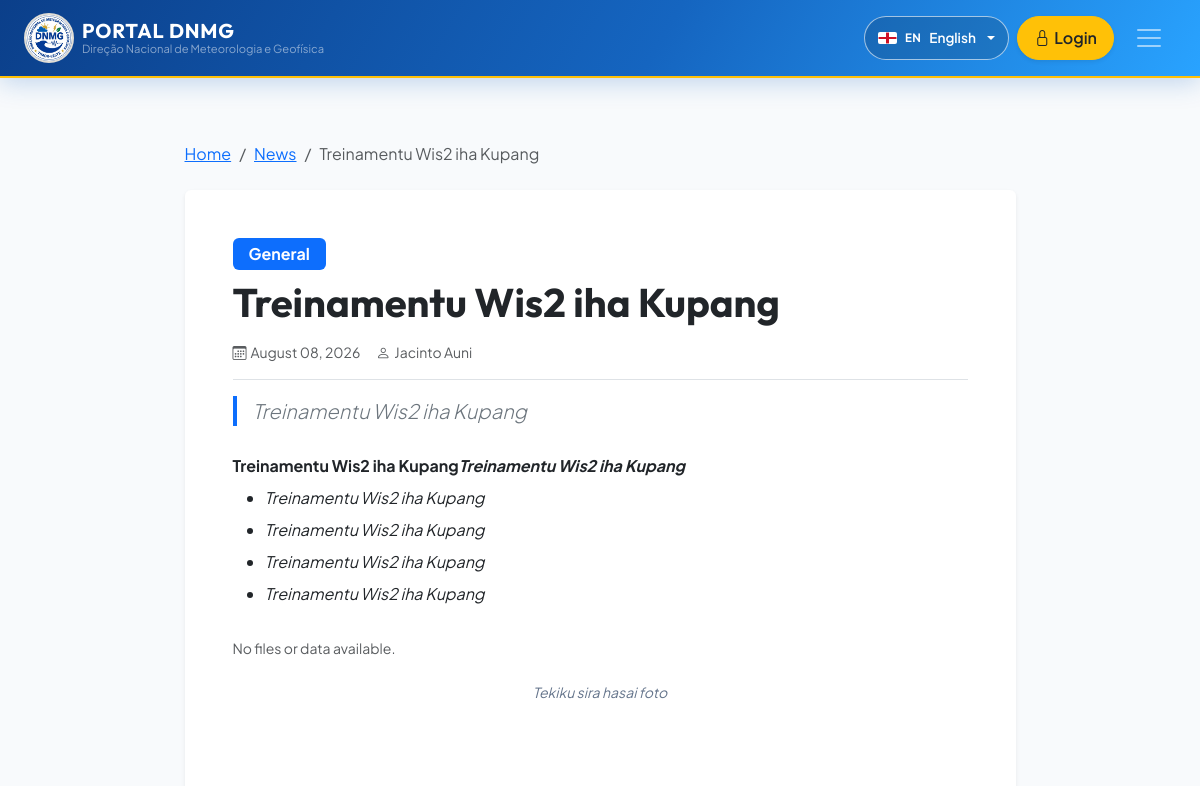
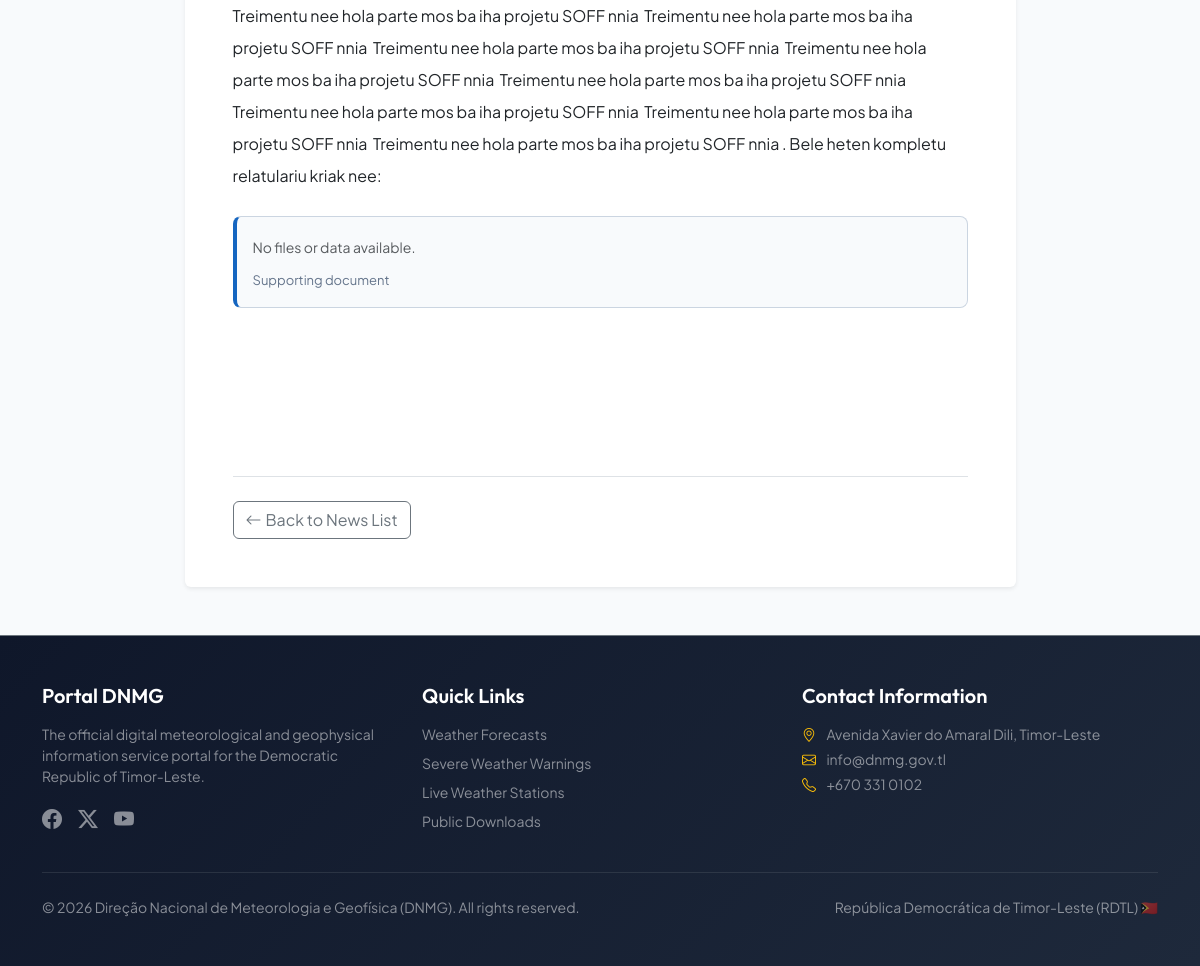
The app's page /en/cms/news/treinamentu-wis2-iha-kupang/ with its own data (2 pictures, top to bottom).
### cms/models.py (models this page shows, shortened)
class NewsArticle(models.Model):
    class Status(models.TextChoices):
        DRAFT = 'DRAFT', _('Draft')
        PUBLISHED = 'PUBLISHED', _('Published')
        ARCHIVED = 'ARCHIVED', _('Archived')
    title = models.CharField(max_length=255, verbose_name=_('Title'))
    slug = models.SlugField(max_length=280, unique=True, blank=True, verbose_name=_('Slug'))
    category = models.ForeignKey(
        Category,
        on_delete=models.SET_NULL,
        null=True,
        blank=True,
        related_name='articles',
        verbose_name=_('Category')
    )
    excerpt = models.TextField(verbose_name=_('Excerpt / Summary'), help_text=_('Short overview displayed in cards and search results.'))
    content = models.TextField(verbose_name=_('Full Article Content'))
    featured_image = models.ImageField(
        upload_to='news/',
        null=True,
        blank=True,
        verbose_name=_('Featured Image')
    )
    status = models.CharField(
        max_length=20,
        choices=Status.choices,
        default=Status.DRAFT,
        verbose_name=_('Publication Status')
    )
    author = models.ForeignKey(
        settings.AUTH_USER_MODEL,
        on_delete=models.SET_NULL,
        null=True,
        blank=True,
        related_name='news_articles',
        verbose_name=_('Author')
    )
    published_at = models.DateTimeField(null=True, blank=True, verbose_name=_('Publication Date'))
    created_at = models.DateTimeField(auto_now_add=True)
    updated_at = models.DateTimeField(auto_now=True)
    class Meta:
        ordering = ['-published_at', '-created_at']
        verbose_name = _('News Article')
        verbose_name_plural = _('News Articles')
        constraints = [
            models.CheckConstraint(
                condition=models.Q(status__in=['DRAFT', 'PUBLISHED', 'ARCHIVED']),
                name='cms_article_status_valid',
            ),
        ]
        indexes = [
            models.Index(fields=['status', '-published_at', '-created_at'], name='cms_article_status_pub_idx'),
        ]

### users/models.py (models this page shows, shortened)
class User(AbstractUser):
    class Role(models.TextChoices):
        SUPER_ADMIN = 'SUPER_ADMIN', _('Super Administrator')
        ADMIN = 'ADMIN', _('Administrator')
        HR_OFFICER = 'HR_OFFICER', _('HR Officer')
        METEOROLOGIST = 'METEOROLOGIST', _('Meteorologist')
        CLIMATE_OFFICER = 'CLIMATE_OFFICER', _('Climate Officer')
        MARINE_OFFICER = 'MARINE_OFFICER', _('Marine Officer')
        SEISMIC_OFFICER = 'SEISMIC_OFFICER', _('Seismic Officer')
        EDITOR = 'EDITOR', _('Editor')
        RESEARCHER = 'RESEARCHER', _('Researcher')
        PUBLIC = 'PUBLIC', _('Public User')
    role = models.CharField(
        max_length=20,
        choices=Role.choices,
        default=Role.PUBLIC,
        verbose_name=_('Role')
    )
    profile_picture = models.ImageField(
        upload_to='profiles/',
        blank=True,
        null=True,
        verbose_name=_('Profile Picture')
    )
    phone_number = models.CharField(
        max_length=20,
        blank=True,
        verbose_name=_('Phone Number')
    )
    access_role = models.ForeignKey(
        'users.Role',
        on_delete=models.SET_NULL,
        null=True,
        blank=True,
        related_name='users',
        verbose_name=_('Assigned Role'),
    )
    class Meta:
        verbose_name = _('User')
        verbose_name_plural = _('Users')
        constraints = [
            models.CheckConstraint(
                condition=models.Q(role__in=[
                    'SUPER_ADMIN', 'ADMIN', 'HR_OFFICER', 'METEOROLOGIST',
                    'CLIMATE_OFFICER', 'MARINE_OFFICER', 'SEISMIC_OFFICER',
                    'EDITOR', 'RESEARCHER', 'PUBLIC',
                ]),
                name='users_user_role_valid',
            ),
        ]

### cms/views.py (the view)
# urls.py: path('news/<slug:slug>/', views.PublicNewsDetailView.as_view(), name='public_news_detail'),
class PublicNewsDetailView(DetailView):
    model = NewsArticle
    template_name = 'cms/public_news_detail.html'
    context_object_name = 'article'
    slug_field = 'slug'
    slug_url_kwarg = 'slug'
    def get_queryset(self):
        return NewsArticle.objects.filter(status=NewsArticle.Status.PUBLISHED).select_related(
            'category', 'author'
        ).prefetch_related('images', 'attachments')
    def get_context_data(self, **kwargs):
        context = super().get_context_data(**kwargs)
        content = self.object.content
        def replace_missing_image(match):
            return match.group(0) if media_url_available(match.group('url')) else (
                '<p class="text-muted small">No files or data available.</p>'
            )
        def replace_missing_link(match):
            return match.group(0) if media_url_available(match.group('url')) else (
                '<span class="text-muted small">No files or data available.</span>'
            )
        context['article_content'] = re.sub(
            r"""<img\b[^>]*\bsrc=["'](?P<url>[^"']+)["'][^>]*>""",
            replace_missing_image,
            content,
            flags=re.IGNORECASE,
        )
        context['article_content'] = re.sub(
            r"""<a\b[^>]*\bhref=["'](?P<url>[^"']+)["'][^>]*>.*?</a>""",
            replace_missing_link,
            context['article_content'],
            flags=re.IGNORECASE | re.DOTALL,
        )
        return context

### core/context_processors.py (called while the page is built)
def htmx(request):
    is_htmx = getattr(request, 'htmx', False)
    return {
        'admin_base': 'htmx_admin_base.html' if is_htmx else 'admin_base.html',
        'public_base': 'htmx_public_base.html' if is_htmx else 'base.html',
        'is_htmx': is_htmx,
    }

### core/media.py (called while the page is built)
def media_available(field_file):
    try:
        return bool(field_file and field_file.name and field_file.storage.exists(field_file.name))
    except Exception:
        return False

def media_name_available(name):
    try:
        return bool(name and default_storage.exists(name))
    except Exception:
        return False

def media_url_available(url):
    parsed_path = urlparse(url).path
    media_url = settings.MEDIA_URL
    if not parsed_path.startswith(media_url):
        return True
    return media_name_available(unquote(parsed_path[len(media_url):]))

### core/templatetags/portal_tags.py (called while the page is built)
@register.filter
def media_available(field_file):
    return media_file_available(field_file)

### templates/cms/public_news_detail.html (shortened to what this page needs)
{% extends 'base.html' %}
{% load i18n static portal_tags %}
{% block content %}
<div class="container py-5">
    <div class="row justify-content-center">
        <div class="col-lg-9">
            <nav aria-label="breadcrumb" class="mb-4">
                <ol class="breadcrumb">
                    <li class="breadcrumb-item"><a href="{% url 'core:home' %}">{% translate "Home" %}</a></li>
                    <li class="breadcrumb-item"><a href="{% url 'cms:public_news_list' %}">{% translate "News" %}</a></li>
                    <li class="breadcrumb-item active" aria-current="page">{{ article.title|truncatewords:5 }}</li>
                </ol>
            </nav>
            <article class="card border-0 shadow-sm p-4 p-md-5">
                <div class="mb-3">
                    <span class="badge bg-primary px-3 py-2 fs-6 mb-2">{{ article.category.name|default:"General" }}</span>
                    <h1 class="fw-bold text-dark mb-3">{{ article.title }}</h1>
                    <div class="d-flex align-items-center gap-3 text-muted small border-bottom pb-3">
                        <span><i class="bi bi-calendar3 me-1"></i>{{ article.published_at|date:"F d, Y" }}</span>
                        <span><i class="bi bi-person me-1"></i>{{ article.author.get_full_name|default:article.author.username|default:"DNMG Staff" }}</span>
                    </div>
                </div>
                <div class="lead text-secondary mb-4 fst-italic border-start border-4 border-primary ps-3">
                    {{ article.excerpt }}
                </div>
                <div class="article-content lh-lg text-dark">
                    {{ article_content|safe }}
                </div>
                <div class="mt-5 pt-4 border-top d-flex justify-content-between align-items-center">
                    <a href="{% url 'cms:public_news_list' %}" class="btn btn-outline-secondary">
                        <i class="bi bi-arrow-left me-1"></i>{% translate "Back to News List" %}
                    </a>
                </div>
            </article>
        </div>
    </div>
</div>
{% endblock %}

### static/css/styles.css (style rules this page uses)
:root { --primary: #1565c0; --primary-light: #29a3ff; --primary-dark: #0b3f8a; --accent: #ffc107; --accent-red: #e63946; --secondary: #ff5c8a; --teal: #06b6d4; --dark: #0f172a; --dark-muted: #1e293b; --dark-muted-light: #334155; --light: #f8fafc; --gray-border: #e2e8f0; --font-heading: 'Outfit', sans-serif; --font-body: 'Plus Jakarta Sans', sans-serif; --transition: all 0.3s cubic-bezier(0.4, 0, 0.2, 1); }
body { font-family: var(--font-body); background-color: var(--light); color: var(--dark); overflow-x: hidden; }
.container, .container-fluid, .card, .modal-content { min-width: 0; }
h1, h2, h3, h4, h5, h6 { font-family: var(--font-heading); font-weight: 600; }
.article-content .article-inline-image, .article-editor-surface .article-inline-image { margin: 1.5rem auto; max-width: 100%; }
.article-content .article-inline-image figcaption, .article-editor-surface .article-inline-image figcaption { color: #64748b; font-size: 0.875rem; font-style: italic; margin-top: 0.5rem; text-align: center; }
.article-content .article-inline-attachment, .article-editor-surface .article-inline-attachment { background: #f8fafc; border: 1px solid #cbd5e1; border-left: 4px solid var(--primary); border-radius: 0.5rem; margin: 1.5rem 0; padding: 0.875rem 1rem; }
.article-content .article-inline-attachment figcaption, .article-editor-surface .article-inline-attachment figcaption { color: #64748b; font-size: 0.8125rem; margin-top: 0.25rem; }

### records on screen
NewsArticle: title "Treinamentu Wis2 iha Kupang", category.name "General", published_at "August 08, 2026", author.get_full_name "Jacinto Auni", excerpt "Treinamentu Wis2 iha Kupang"
